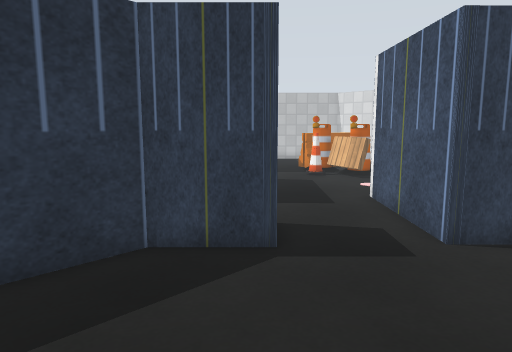
[1] (above)

24 first-person views from a walk through a world built for the Gazebo simulator. The camera is 1.3 m above the floor, tilts 8° down and sees 70° across. Floor lines are 1 m apart. The floor is counted in squares, 0.5 m on a side. Each view is taken from the middle of a square. On the plan, view 1 faces up. The plan holds only what a view shows up to about 20 squares ahead; the rest is blank. The place goes on beyond the plan. Gazebo's built-in surfaces are drawn with simple patterns. Simple shapes stand in for some stock models. Some surface patterns are stand-ins.

[2]
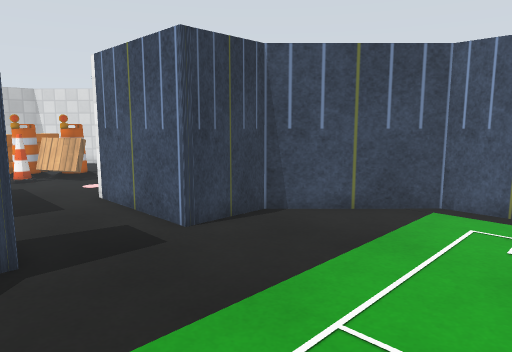

[3]
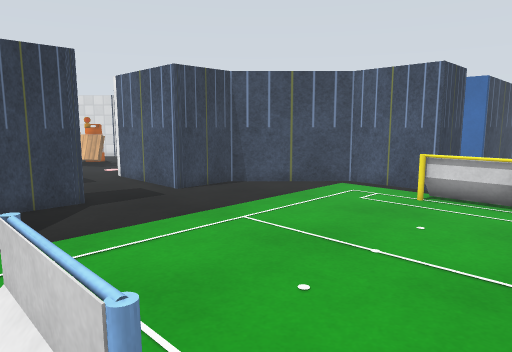

[4]
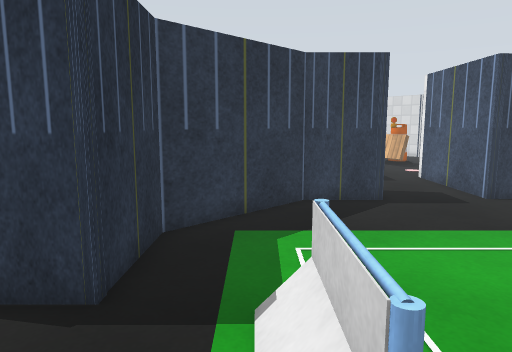

[5]
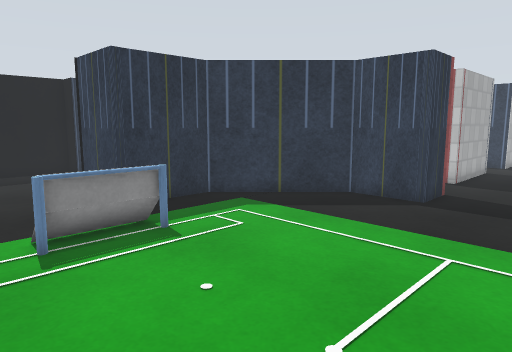

[6]
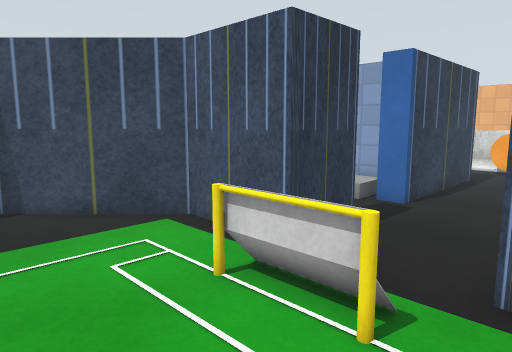

[7]
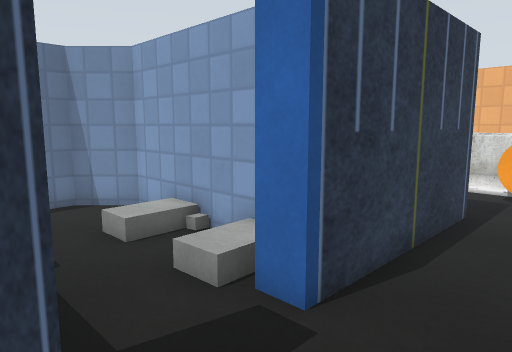

[8]
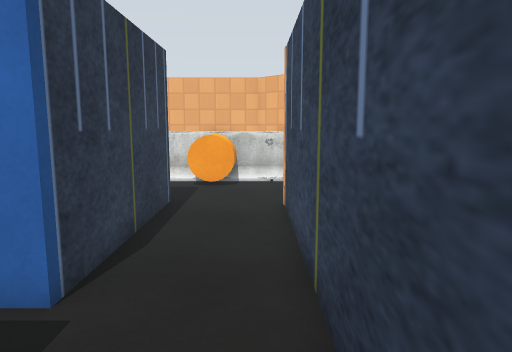

[9]
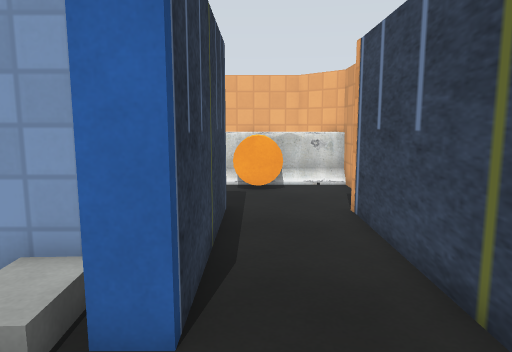

[10]
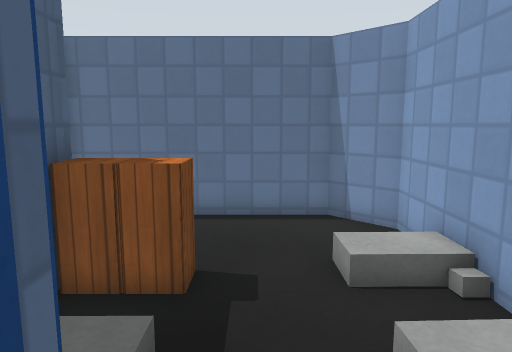

[11]
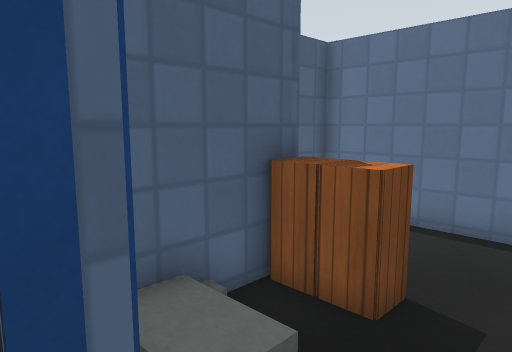

[12]
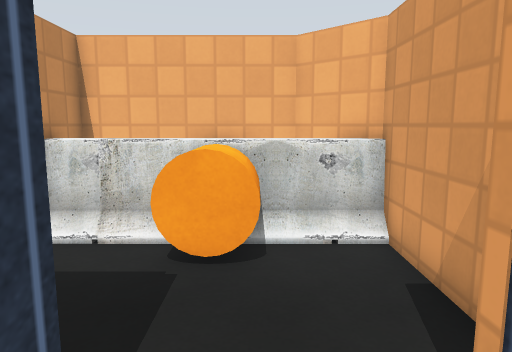

[13]
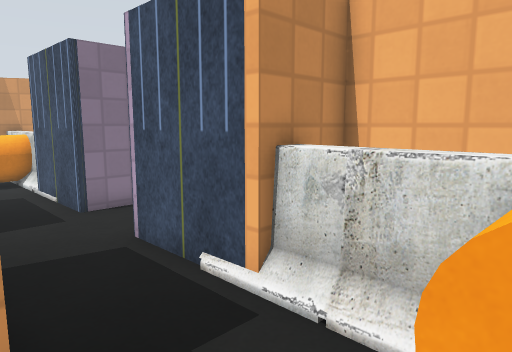

[14]
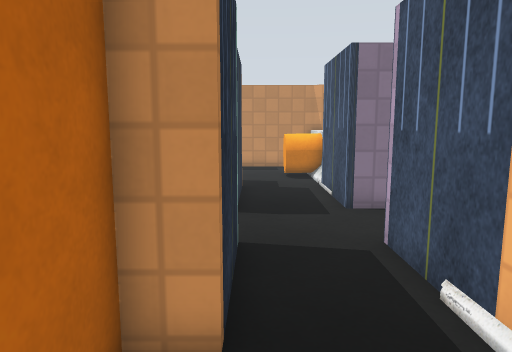

[15]
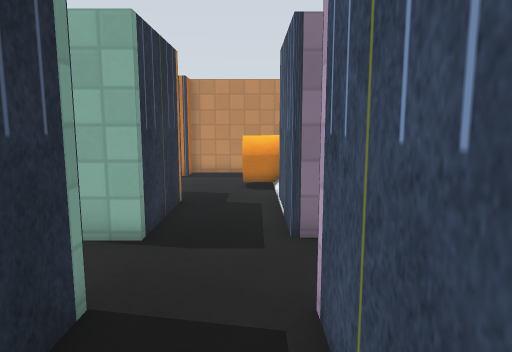

[16]
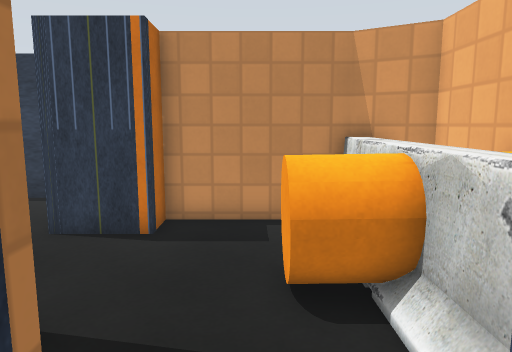

[17]
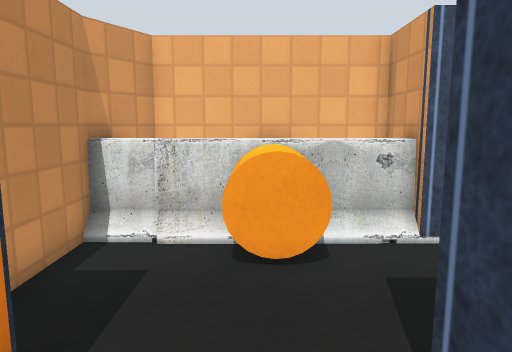

[18]
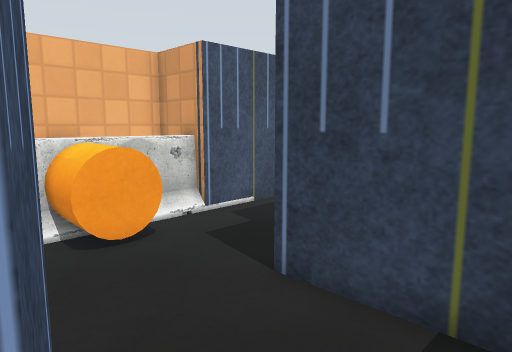

[19]
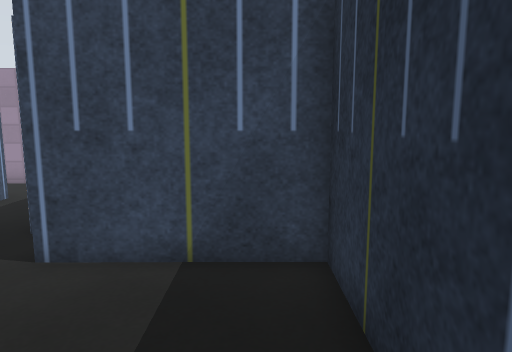

[20]
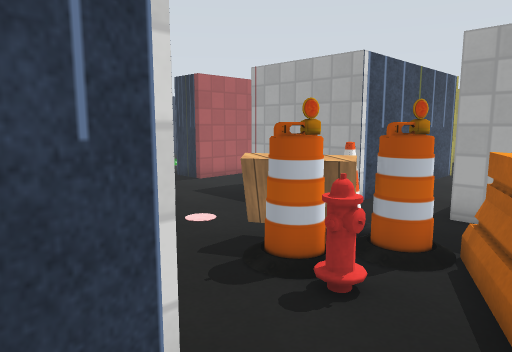

[21]
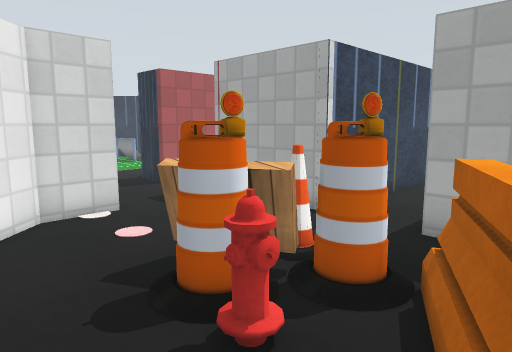

[22]
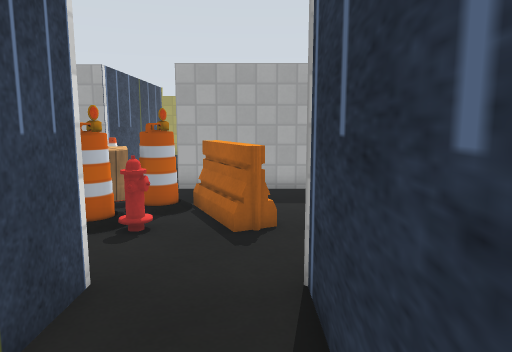

[23]
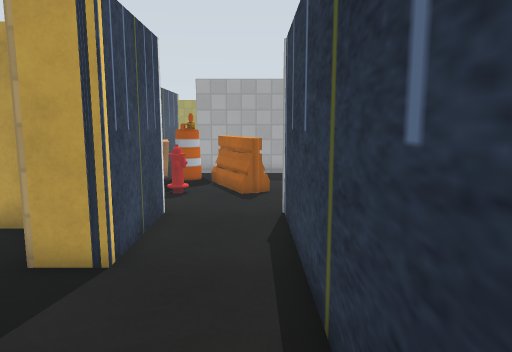

[24]
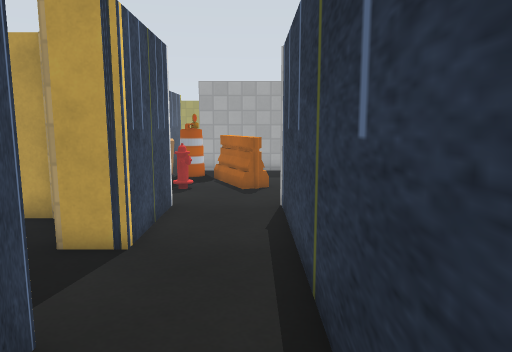

### Floor plan
Points are (right, up) in squares from view 1. A wall is a line through its corners. A room is listed if a view was taken in it or the views show most of it. See-through windows are left out.
Room 1 (views 1, 2, 3, 4, 5, 6)
walls: (-3.1, 9.6) (0.4, 9.6) (0.4, 7.6) (-2.3, 7.6) (-6.3, 3.6) (-6.3, -0.1) (-9.1, -0.1); (11.1, -0.1) (11.1, 3.8) (7.1, 7.8) (4.2, 7.8) (4.2, 13.3); (-0.1, 13.6) (-0.1, 12.6) (-0.6, 12.6)
ways out: opening at (11, -2) to room 2; opening at (2, 13) to room 4
objects: cup (-3, -3) to (-3, 0); cup (9, -3) to (9, 0)
Room 2 (views 7, 8, 9, 10, 11, 12, 13, 14, 15)
walls: (24.4, -0.1) (16.9, -0.1) (16.9, 1); (25.5, -4.9) (29.5, -4.9); (30.3, -4.1) (31.3, -3.1) (31.3, -2.5); (25.6, 7) (25.6, 2.9) (24.5, 2.9) (24.5, 1); (31.3, 0.4) (31.3, 2.9) (28.9, 2.9) (28.9, 6.9); (13.9, -0.1) (11.1, -0.1); (13.8, 1.1) (13.8, 0.2); (13.1, -3.9) (24, -3.9)
ways out: opening at (11, -2) to room 1; opening at (27.5, 7.5) to room 3; opening at (15.5, 0.5) to room 5; opening at (28, 8)
objects: orange cylinder (27, -2) to (29, 0); barrier (29, -5) to (30, -4); barrier (29, 1); barrier (29, 2) to (30, 3); orange cylinder (31, -2) to (31, 0)
Room 3 (views 16, 17, 18)
walls: (25.4, 14.6) (25.4, 10); (31.3, 18.4) (31.3, 20.8) (30.4, 21.4); (28.8, 10.2) (28.8, 14.4) (31.3, 14.3) (31.3, 16.6); (29.5, 21.9) (24.5, 21.9) (24.5, 20.5) (22, 20.5); (18.6, 21.2) (18.6, 16.3) (24.3, 16.3)
ways out: opening at (27.5, 7.5) to room 2; opening at (20.5, 20.5) to room 4; opening at (24.5, 8.5); opening at (29, 9)
objects: orange cylinder (27, 17) to (29, 19); barrier (29, 13) to (30, 16); barrier (29, 20) to (30, 22); barrier (30, 16) to (30, 18); orange cylinder (31, 17) to (31, 18)
Room 4 (views 19, 20, 21, 22, 23, 24)
walls: (9.3, 21.3) (13.6, 21.3); (0.2, 25.5) (0.2, 20.7); (4.2, 13.3) (6.4, 13.3) (7.5, 14.3); (17, 21.3) (17.6, 21.3); (19.9, 24.9) (9.4, 24.8); (-9.5, 17.8) (-0.1, 17.8) (-0.1, 13.6)
ways out: opening at (2, 13) to room 1; opening at (20.5, 20.5) to room 3; opening at (15.5, 20.5)
objects: cone (3, 19) to (3, 20); barrel (3, 20) to (4, 22); barrier (3, 22) to (6, 24); pallet (4, 18) to (6, 19); barrel (5, 19) to (6, 20); fire hydrant (6, 21)
Room 5 (no view inside)
walls: (11.9, 4.5) (11.9, 2.4); (18.6, 1.6) (18.6, 7.9) (17.1, 9.4) (9.6, 9.4) (9.6, 8)
ways out: opening at (15.5, 0.5) to room 2
objects: bed (12, 2) to (14, 3); cabinet (12, 4) to (13, 5); cabinet (14, 4) to (14, 5); bed (16, 2) to (18, 3); bed (16, 5) to (18, 6)

Where each view was taken, in squares from view 1:
view 1: 0 up, 0 right, facing up
view 2: 0 up, 1 left, facing up-right
view 3: 5 down, 4 left, facing up-right
view 4: 5 down, 4 left, facing up
view 5: 5 down, 5 right, facing up-left
view 6: 5 down, 5 right, facing up-right
view 7: 3 down, 13 right, facing up-right
view 8: 3 down, 12 right, facing right
view 9: 1 down, 13 right, facing right
view 10: 1 down, 15 right, facing up
view 11: 0 up, 16 right, facing up-left
view 12: 2 down, 21 right, facing right
view 13: 1 down, 25 right, facing up-right
view 14: 1 down, 26 right, facing up
view 15: 2 up, 28 right, facing up
view 16: 12 up, 27 right, facing up
view 17: 18 up, 21 right, facing right
view 18: 21 up, 20 right, facing down-right
view 19: 23 up, 20 right, facing down
view 20: 24 up, 11 right, facing down-left
view 21: 24 up, 9 right, facing down-left
view 22: 24 up, 15 right, facing left
view 23: 24 up, 20 right, facing left
view 24: 24 up, 21 right, facing left
